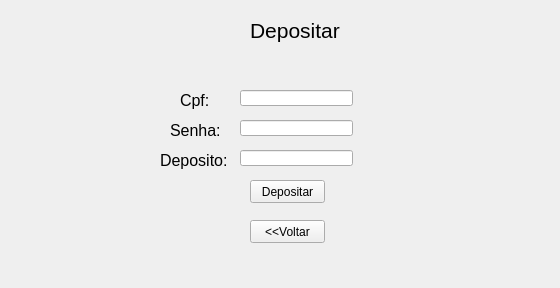
<?xml version="1.0" encoding="UTF-8"?>
<ui version="4.0">
 <class>Form</class>
 <widget class="QWidget" name="Form">
  <property name="geometry">
   <rect>
    <x>0</x>
    <y>0</y>
    <width>560</width>
    <height>288</height>
   </rect>
  </property>
  <property name="windowTitle">
   <string>Form</string>
  </property>
  <widget class="QLabel" name="label_4">
   <property name="geometry">
    <rect>
     <x>250</x>
     <y>10</y>
     <width>91</width>
     <height>41</height>
    </rect>
   </property>
   <property name="font">
    <font>
     <pointsize>16</pointsize>
    </font>
   </property>
   <property name="text">
    <string>Depositar</string>
   </property>
  </widget>
  <widget class="QPushButton" name="pushButton">
   <property name="geometry">
    <rect>
     <x>250</x>
     <y>180</y>
     <width>75</width>
     <height>23</height>
    </rect>
   </property>
   <property name="text">
    <string>Depositar</string>
   </property>
  </widget>
  <widget class="QLineEdit" name="lineEdit_2">
   <property name="geometry">
    <rect>
     <x>240</x>
     <y>150</y>
     <width>113</width>
     <height>16</height>
    </rect>
   </property>
   <property name="text">
    <string/>
   </property>
  </widget>
  <widget class="QLabel" name="label_3">
   <property name="geometry">
    <rect>
     <x>160</x>
     <y>150</y>
     <width>71</width>
     <height>20</height>
    </rect>
   </property>
   <property name="font">
    <font>
     <pointsize>12</pointsize>
    </font>
   </property>
   <property name="text">
    <string>Deposito:</string>
   </property>
  </widget>
  <widget class="QLineEdit" name="lineEdit_3">
   <property name="geometry">
    <rect>
     <x>240</x>
     <y>120</y>
     <width>113</width>
     <height>16</height>
    </rect>
   </property>
   <property name="text">
    <string/>
   </property>
  </widget>
  <widget class="QLabel" name="label_5">
   <property name="geometry">
    <rect>
     <x>170</x>
     <y>120</y>
     <width>71</width>
     <height>20</height>
    </rect>
   </property>
   <property name="font">
    <font>
     <pointsize>12</pointsize>
    </font>
   </property>
   <property name="text">
    <string>Senha:</string>
   </property>
  </widget>
  <widget class="QLineEdit" name="lineEdit_4">
   <property name="geometry">
    <rect>
     <x>240</x>
     <y>90</y>
     <width>113</width>
     <height>16</height>
    </rect>
   </property>
   <property name="text">
    <string/>
   </property>
  </widget>
  <widget class="QLabel" name="label_6">
   <property name="geometry">
    <rect>
     <x>180</x>
     <y>90</y>
     <width>41</width>
     <height>20</height>
    </rect>
   </property>
   <property name="font">
    <font>
     <pointsize>12</pointsize>
    </font>
   </property>
   <property name="text">
    <string>Cpf:</string>
   </property>
  </widget>
  <widget class="QPushButton" name="pushButton_2">
   <property name="geometry">
    <rect>
     <x>250</x>
     <y>220</y>
     <width>75</width>
     <height>23</height>
    </rect>
   </property>
   <property name="text">
    <string>&lt;&lt;Voltar</string>
   </property>
  </widget>
 </widget>
 <resources/>
 <connections/>
</ui>
